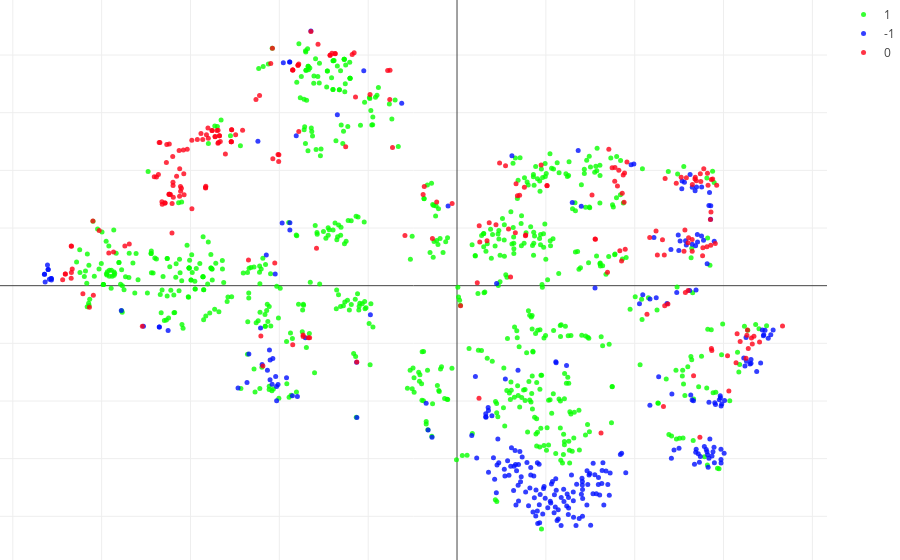

The notebook cell saved with this chart:
### Code cell
tsne(dfComp)

### Figure 1 — Plotly figure (JSON) as saved in the notebook; plotly's stock layout.template omitted (floating-point values rounded to 4 significant figures; data arrays with more than 128 entries replaced by an {"elided": "..."} marker saying what was removed)
{"data": [{"marker": {"color": "rgb(7,255,0)", "opacity": 0.8, "size": 5}, "mode": "markers", "name": "1", "type": "scatter", "uid": "45f0708e-9b11-4365-b560-9896d762c58b", "x": {"elided": "685 float values"}, "y": {"elided": "685 float values"}}, {"marker": {"color": "rgb(0,15,255)", "opacity": 0.8, "size": 5}, "mode": "markers", "name": "-1", "type": "scatter", "uid": "3c4ae858-e044-40c0-ac7d-bb1b8aa8da01", "x": {"elided": "275 float values"}, "y": {"elided": "275 float values"}}, {"marker": {"color": "rgb(255,0,23)", "opacity": 0.8, "size": 5}, "mode": "markers", "name": "0", "type": "scatter", "uid": "bd981668-e660-41d1-9ef1-700ce6c01b82", "x": {"elided": "228 float values"}, "y": {"elided": "228 float values"}}], "layout": {"margin": {"b": 0, "l": 0, "r": 0, "t": 0}}}
